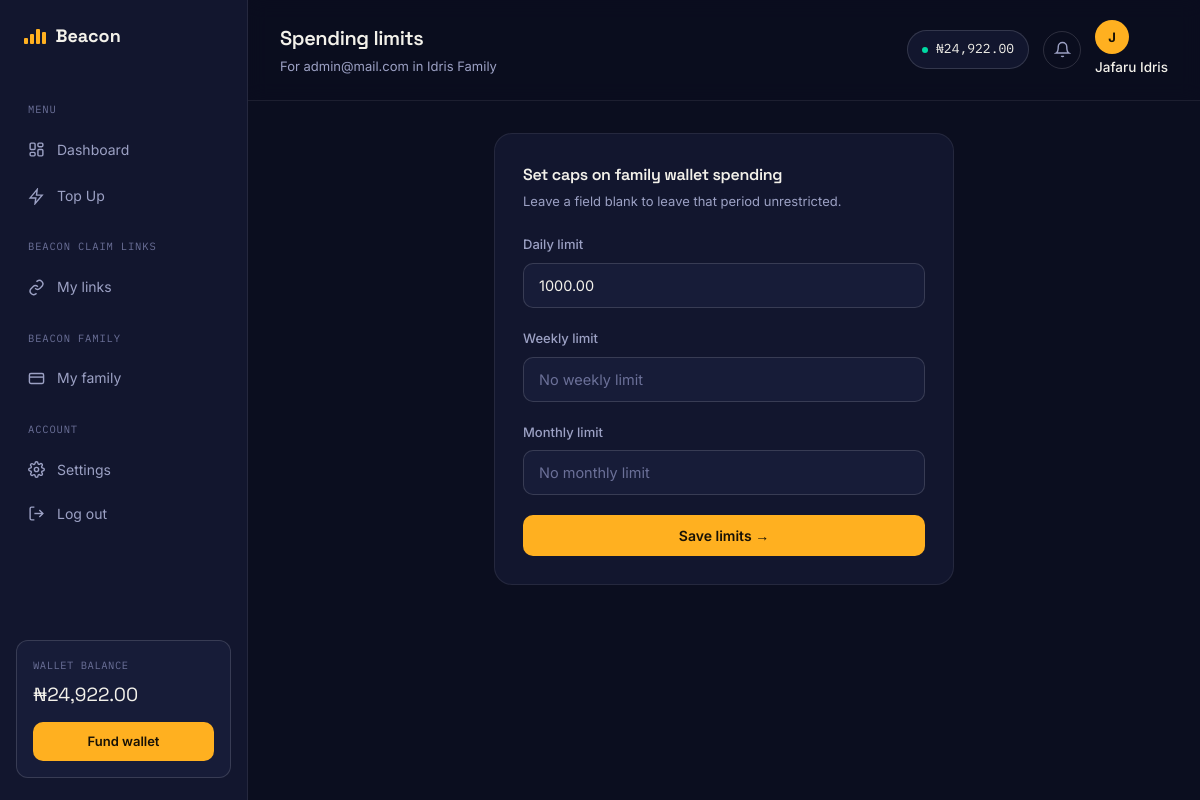
Screenshot of /commons/1/members/2/limits/ (signed in) with the database file from the repository.
### authentication/models.py (models this page shows, shortened)
class User(AbstractUser):
    email = models.EmailField(unique=True)
    phone_number = models.CharField(max_length=20, blank=True)
    is_email_verified = models.BooleanField(default=False)
    email_verification_token = models.CharField(max_length=100, blank=True, null=True)
    password_reset_token = models.CharField(max_length=100, blank=True, null=True)
    password_reset_expires = models.DateTimeField(blank=True, null=True)
    referral_code = models.CharField(max_length=20, unique=True, blank=True, null=True)
    referred_by = models.ForeignKey('self', on_delete=models.SET_NULL, blank=True, null=True, related_name='referrals')
    date_joined = models.DateTimeField(auto_now_add=True)
    last_login_ip = models.GenericIPAddressField(blank=True, null=True)
    transaction_pin_hash = models.CharField(
        max_length=128,
        blank=True,
        null=True,
        help_text="Hashed transaction PIN"
    )
    USERNAME_FIELD = 'email'
    REQUIRED_FIELDS = ['username']
    class Meta:
        ordering = ['-date_joined']
    def __str__(self):
        return self.email
    def get_full_name(self):
        if self.first_name or self.last_name:
            return f"{self.first_name} {self.last_name}".strip()
        return self.username

### wallet/models.py (models this page shows, shortened)
class Wallet(models.Model):
    user = models.OneToOneField(User, on_delete=models.CASCADE, related_name='wallet')
    balance = models.DecimalField(max_digits=12, decimal_places=2, default=0.00)
    total_funded = models.DecimalField(max_digits=12, decimal_places=2, default=0.00)
    total_spent = models.DecimalField(max_digits=12, decimal_places=2, default=0.00)
    is_active = models.BooleanField(default=True)
    created_at = models.DateTimeField(auto_now_add=True)
    updated_at = models.DateTimeField(auto_now=True)
    class Meta:
        verbose_name = 'Wallet'
        verbose_name_plural = 'Wallets'

### commons/models.py (models this page shows, shortened)
class FamilyMembership(models.Model):
    class Role(models.TextChoices):
        OWNER = 'owner', 'Owner'
        ADMIN = 'admin', 'Admin'
        MEMBER = 'member', 'Member'
        VIEWER = 'viewer', 'Viewer'
    class Status(models.TextChoices):
        INVITED = 'invited', 'Invited'
        ACTIVE = 'active', 'Active'
        REMOVED = 'removed', 'Removed'
    family = models.ForeignKey(Family, on_delete=models.CASCADE, related_name='memberships')
    user = models.ForeignKey(User, on_delete=models.CASCADE, related_name='family_memberships')
    role = models.CharField(max_length=20, choices=Role.choices, default=Role.MEMBER)
    status = models.CharField(max_length=20, choices=Status.choices, default=Status.INVITED)
    invited_by = models.ForeignKey(
        User, on_delete=models.SET_NULL, null=True, blank=True, related_name='family_invites_sent',
    )
    invited_at = models.DateTimeField(auto_now_add=True)
    joined_at = models.DateTimeField(null=True, blank=True)
    removed_at = models.DateTimeField(null=True, blank=True)
    class Meta:
        unique_together = [('family', 'user')]
        ordering = ['-role', 'invited_at']

class Family(models.Model):
    name = models.CharField(max_length=100)
    owner = models.ForeignKey(User, on_delete=models.CASCADE, related_name='owned_families')
    created_at = models.DateTimeField(auto_now_add=True)
    updated_at = models.DateTimeField(auto_now=True)
    class Meta:
        verbose_name_plural = 'families'
        ordering = ['-created_at']

class SpendingLimit(models.Model):
    membership = models.OneToOneField(FamilyMembership, on_delete=models.CASCADE, related_name='spending_limit')
    daily_limit = models.DecimalField(max_digits=12, decimal_places=2, null=True, blank=True)
    weekly_limit = models.DecimalField(max_digits=12, decimal_places=2, null=True, blank=True)
    monthly_limit = models.DecimalField(max_digits=12, decimal_places=2, null=True, blank=True)
    updated_at = models.DateTimeField(auto_now=True)

### commons/views.py (the view, shortened to what this page needs)
# urls.py: path('<int:family_id>/members/<int:membership_id>/limits/', views.spending_limits_view, name='spending_limits'),
@login_required
@require_http_methods(["GET", "POST"])
def spending_limits_view(request, family_id, membership_id):
    family = get_object_or_404(Family, id=family_id)
    target = get_object_or_404(FamilyMembership, id=membership_id, family=family)
    return render(request, 'beacon_family/spending_limits.html', {'family': family, 'target': target})

### core/context_processors.py (called while the page is built)
def site_settings(request):
    return {
        'site_settings': SiteSettings.load(),
        'theme': request.session.get('theme', 'light'),
    }

def notifications_count(request):
    count = 0
    if request.user.is_authenticated:
        count = Notification.objects.filter(user=request.user, is_read=False).count()
    return {'unread_notifications': count}

### core/models.py (called while the page is built)
    @classmethod
    def load(cls):
        obj, created = cls.objects.get_or_create(pk=1)
        return obj

### templates/beacon_family/spending_limits.html (shortened to what this page needs)
{% extends "base.html" %}
{% load static %}
{% block page_title %}Spending limits{% endblock %}
{% block page_subtitle %}<p>For {{ target.user }} in {{ family.name }}</p>{% endblock %}
{% block extra_head %}
<link rel="stylesheet" href="{% static 'css/family.css' %}">
{% endblock %}
{% block content %}
<div class="narrow-shell">
  <div class="buy-card">
    <h3>Set caps on family wallet spending</h3>
    <p class="hint">Leave a field blank to leave that period unrestricted.</p>
    <form method="post" action="{% url 'beacon_family:spending_limits' family_id=family.id membership_id=target.id %}">
      <div class="form-group">
        <label for="id_daily">Daily limit</label>
        <input type="number" step="0.01" name="daily_limit" id="id_daily" class="form-input" placeholder="No daily limit" value="{{ target.spending_limit.daily_limit|default_if_none:'' }}">
      </div>
      <div class="form-group">
        <label for="id_weekly">Weekly limit</label>
        <input type="number" step="0.01" name="weekly_limit" id="id_weekly" class="form-input" placeholder="No weekly limit" value="{{ target.spending_limit.weekly_limit|default_if_none:'' }}">
      </div>
      <div class="form-group">
        <label for="id_monthly">Monthly limit</label>
        <input type="number" step="0.01" name="monthly_limit" id="id_monthly" class="form-input" placeholder="No monthly limit" value="{{ target.spending_limit.monthly_limit|default_if_none:'' }}">
      </div>
      <button startLoading type="submit" class="btn btn-primary btn-block">Save limits →</button>
    </form>
  </div>
</div>
{% endblock %}

### templates/base.html (shortened to what this page needs)
{% load static %}
{% load humanize %}
<!DOCTYPE html>
<html lang="en">
<head>
<link rel="stylesheet" href="{% static 'css/style.css' %}">
<link rel="stylesheet" href="{% static 'css/native.css' %}">
{% block extra_head %}{% endblock %}
</head>
<body{% block body_attrs %}{% endblock %}>
<div class="app-shell">
  <aside class="sidebar" id="sidebar">
    <div class="sidebar-top-row">
      <a href="{% url 'dashboard:index' %}" class="logo">
        <span class="bars"><span></span><span></span><span></span><span></span></span>
        Beacon
      </a>
    </div>
    <nav class="side-nav">
      <div class="nav-label">Menu</div>
      <a href="{% url 'dashboard:index' %}" class="nav-link {% if active_nav == 'dashboard' %}active{% endif %}">
        <svg viewBox="0 0 24 24" fill="none" stroke="currentColor" stroke-width="2"><rect x="3" y="3" width="7" height="9" rx="1.5"/><rect x="14" y="3" width="7" height="5" rx="1.5"/><rect x="14" y="12" width="7" height="9" rx="1.5"/><rect x="3" y="16" width="7" height="5" rx="1.5"/></svg>
        Dashboard
      </a>
      <a href="{% url 'services:list' %}" class="nav-link {% if active_nav == 'buy' %}active{% endif %}">
        <svg viewBox="0 0 24 24" fill="none" stroke="currentColor" stroke-width="2"><path d="M13 2L3 14h8l-1 8 10-12h-8l1-8z"/></svg>
        Top Up
      </a>
      <div class="nav-label">Beacon Claim Links</div>
      <a href="{% url 'links:my_links' %}" class="nav-link {% if active_nav == 'claims' %}active{% endif %}">
        <svg viewBox="0 0 24 24" fill="none" stroke="currentColor" stroke-width="2"><path d="M10 13a5 5 0 007 0l3-3a5 5 0 00-7-7l-1 1"/><path d="M14 11a5 5 0 00-7 0l-3 3a5 5 0 007 7l1-1"/></svg>
        My links
      </a>
      <div class="nav-label">Beacon Family</div>
      <a href="{% url 'beacon_family:list' %}" class="nav-link {% if active_nav == 'wallet' %}active{% endif %}">
        <svg viewBox="0 0 24 24" fill="none" stroke="currentColor" stroke-width="2"><rect x="2" y="5" width="20" height="14" rx="2"/><path d="M2 10h20"/></svg>
        My family
      </a>
      <div class="nav-label">Account</div>
      <a href="{% url 'accounts:settings' %}" class="nav-link {% if active_nav == 'settings' %}active{% endif %}">
        Settings
      </a>
      <form method="post" action="{% url 'accounts:logout' %}" class="logout-form">
        <button type="submit" class="nav-link nav-link-btn">
          <svg viewBox="0 0 24 24" fill="none" stroke="currentColor" stroke-width="2"><path d="M9 21H5a2 2 0 01-2-2V5a2 2 0 012-2h4"/><path d="M16 17l5-5-5-5"/><path d="M21 12H9"/></svg>
          Log out
        </button>
      </form>
    </nav>
    <div class="sidebar-wallet">
      <div class="label">Wallet balance</div>
      <div class="amount">₦{{ user.wallet.balance|intcomma }}</div>
      <a href="{% url 'wallet:fund' %}" class="btn btn-primary btn-sm">Fund wallet</a>
    </div>
  </aside>
  <div class="app-main">
    <header class="app-topbar">
      <div class="topbar-title">
        <h1>{% block page_title %}Dashboard{% endblock %}</h1>
        {% block page_subtitle %}{% endblock %}
      </div>
      <div class="topbar-actions">
        <div class="wallet-chip">
          <span class="dot"></span> ₦{{ user.wallet.balance|intcomma }}
        </div>
        <a href="{% url 'notifications:list' %}" class="icon-btn" aria-label="Notifications">
          <svg viewBox="0 0 24 24" fill="none" stroke="currentColor" stroke-width="2"><path d="M18 8a6 6 0 00-12 0c0 7-3 9-3 9h18s-3-2-3-9"/><path d="M13.7 21a2 2 0 01-3.4 0"/></svg>
        </a>
        <div class="user-chip">
          <a href="{% url 'accounts:profile' %}">
            <div class="avatar">{{ user.get_full_name|slice:":1"|default:"U" }}</div>
            <span class="uname">{{ user.get_full_name|default:"Account" }}</span>
          </a>
        </div>
      </div>
    </header>
    <main class="app-content">
      {% block content %}{% endblock %}
    </main>
  </div>
</div>
</body>
</html>

### static/css/native.css (style rules this page uses)
html, body { overscroll-behavior-y: contain; }
* { -webkit-tap-highlight-color: transparent; }
button, a, .nav-link, .service-tab, .filter-tab, .pin-key, .provider-chip, .amount-chip, .plan-card, .qa-item, .qty-btn { -webkit-touch-callout: none; user-select: none; touch-action: manipulation; }
.app-topbar { padding-top: max(20px, env(safe-area-inset-top)); }
.sidebar { padding-top: max(22px, env(safe-area-inset-top)); padding-bottom: max(22px, env(safe-area-inset-bottom)); }

### static/css/family.css (style rules this page uses)
:root { --bg:#0B0E1F; --bg-elev:#12162E; --bg-elev-2:#171C38; --text:#F3F1EA; --text-dim:#9CA1C4; --text-dimmer:#6B7098; --amber:#FFB020; --mint:#00D9A3; --violet:#7C6CFF; --danger:#FF6B6B; --border:rgba(255,255,255,0.08); --border-strong:rgba(255,255,255,0.14); }
.narrow-shell { max-width:460px; margin:0 auto; }

### rows the page displays
User: wallet.balance "24,922.00", get_full_name "J", get_full_name "Jafaru Idris"
FamilyMembership: user "admin@mail.com", daily_limit "1000.00"
Family: name "Idris Family"
